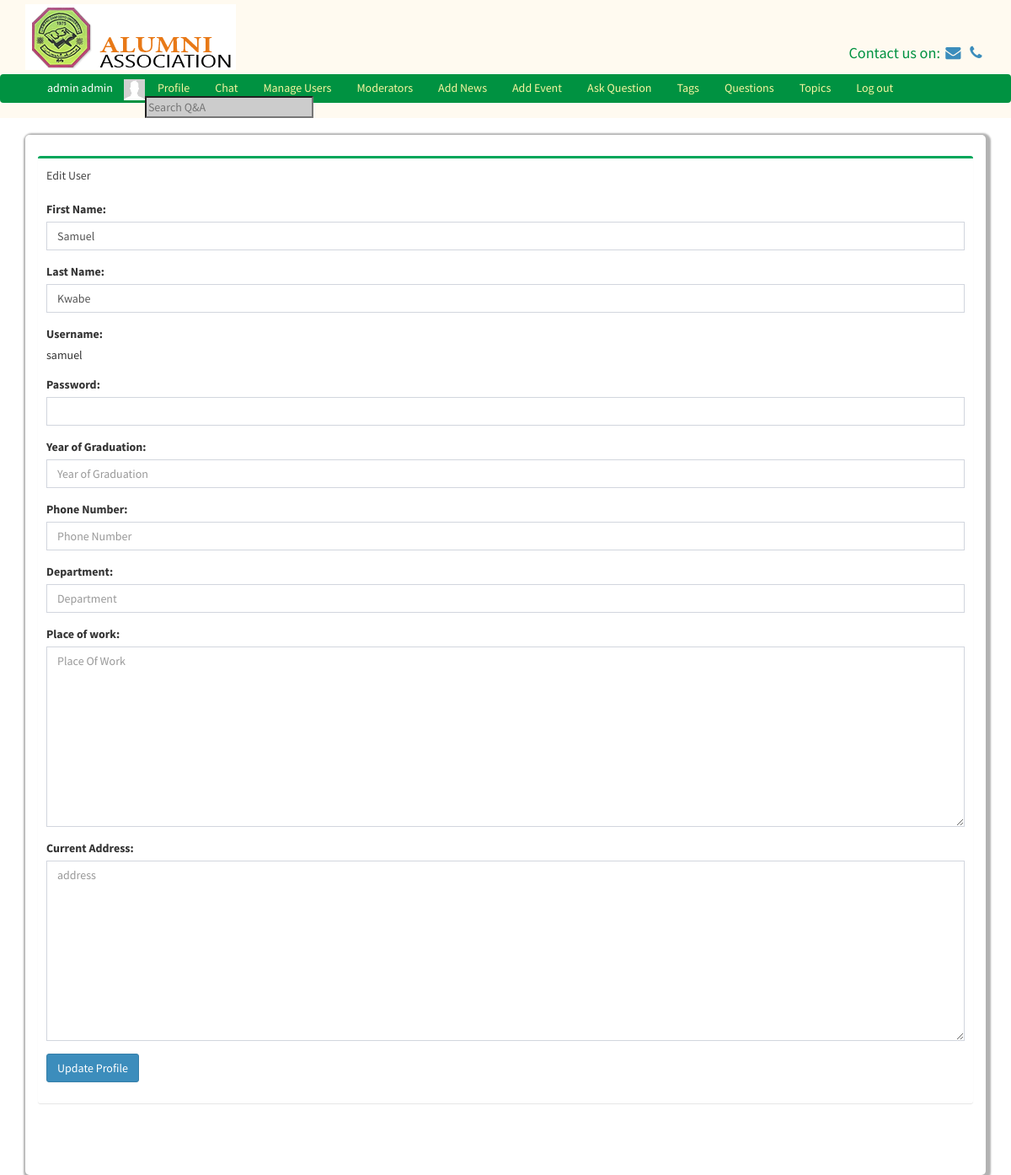
The app's page /edituser.php?id=15 (signed in) with its own data.
### tables this page shows
CREATE TABLE `users` (
  `id` int(11) NOT NULL,
  `first_name` varchar(255) NOT NULL,
  `last_name` varchar(255) NOT NULL,
  `username` varchar(255) NOT NULL,
  `password` varchar(255) NOT NULL,
  `salt` varchar(64) NOT NULL,
  `email` varchar(255) NOT NULL,
  `user_type` int(11) NOT NULL,
  `profile_picture` varchar(1024) NOT NULL,
  `online` int(11) NOT NULL DEFAULT '0',
  `year_of_graduation` varchar(255) DEFAULT NULL,
  `phone_number` varchar(255) DEFAULT NULL,
  `place_of_work` text,
  `department` text,
  `address` text
);

### classes/DB.php (called while the page is built, shortened)
<?php
class DB{
	private static $_instance = null;
	private 	$_pdo,
				$_query,
				$_error = false,
				$_results,
				$_count = 0;
	private function __construct(){
		try {
			$this->_pdo = new PDO('mysql:host='.Config::get('mysql/host').';dbname='.Config::get('mysql/db'), Config::get('mysql/username'), Config::get('mysql/password'));
		}
		catch(PDOException $e){
			die($e->getMessage());
		}
	}
	public static function getInstance()
	{
		if (!isset(self::$_instance))
		{
			self::$_instance = new DB();
		}
		return self::$_instance;
	}
	public function query($sql, $params = [])
	{
		$this->_error = false;
		if($this->_query = $this->_pdo->prepare($sql)){
				$x = 1;
			if (count($params)){
				foreach($params as $param){
					$this->_query->bindValue($x, $param);
					$x++;
				}
			}
				if($this->_query->execute()){
					$this->_results = $this->_query->fetchAll(PDO::FETCH_OBJ);
					$this->_count = $this->_query->rowCount();
				}
				else{
					$this->_error = true;
				}
				}
				return $this;
		}
		public function error(){
			return $this->_error;
		}
		private function action($action, $table, $where = []){
			if (count($where) === 3)
			{
				$operators = ['=','>=','<=','<','>','!='];
					$field = $where[0];
					$operator = $where[1];
					$value = $where[2];
					if(in_array($operator, $operators)){
						$sql = "{$action} FROM {$table} WHERE {$field} {$operator} ?";
						if(!$this->query($sql, [$value])->error())
						{
							return $this;
						}
					}
			}
			return false;
		}
		public function get($table, $where){
			return $this->action('SELECT *', $table, $where);
		}
		public function results()
		{
			return $this->_results;
		}
		public function first(){
			if($this->results()){
			return $this->results()[0];
			}else {
				return false;
			}
		}
		public function counter(){
			return $this->_count;
		}
	}
?>

### classes/Config.php (called while the page is built)
<?php
class Config{
	public static function get($path)
	{
		if($path){
			$config = $GLOBALS['config'];
			$path = explode('/', $path);
			foreach ($path as $bit){
				if(isset($config[$bit])){
					$config = $config[$bit];
				}
			}
			return $config;
		}
		return false;
	}
}
?>

### classes/User.php (called while the page is built, shortened)
<?php
class User
{
	private $_session_name, $_isLoggedIn, $_activeRecord, $_error, $_db, $_online;
	public function __construct($user = null){
		$this->_activeRecord = new ActiveRecord('users');
		$this->_session_name = Config::get('session/session_name');
		if(!$user){
				if(Session::exists($this->_session_name)){
						$user = Session::get($this->_session_name);
						if($this->_activeRecord->find($user))
						{
								$this->_isLoggedIn = true;
						}
				}
		}
		else{
				$this->_activeRecord->find($user);
		}
}
		public function activeRecord(){
			return $this->_activeRecord;
		}
	public function isLoggedIn(){
		return $this->_isLoggedIn;
	}
	public function isAdmin(){
		if($this->_activeRecord->data()->user_type == 1)
		{
			return true;
		}
	}
}
?>

### classes/Session.php (called while the page is built, shortened)
<?php
class Session {
	public static function exists($tokenName)
		{
			return (isset($_SESSION[$tokenName])) ? true: false;
		}
	public static function get($name){
		return $_SESSION[$name];
	}
}
?>

### classes/ActiveRecord.php (called while the page is built, shortened)
<?php
class ActiveRecord{
	private $_db, $_table, $_data;
	public function __construct($tableName){
		$this->_db = DB::getInstance();
		$this->_table = $tableName;
	}
	public function find($user = null){
		if($user){
			$field = (is_numeric($user))? 'id' : 'username';
			$data = $this->_db->get($this->_table, [$field,'=',$user]);
			if($data->counter()){
			$this->_data = $data->first();
				return true;
			}
			else{
				return false;
			}
		}
	}
	public function data()
	{
		return $this->_data;
	}
}
?>

### functions/sanitize.php (called while the page is built, shortened)
<?php
function escape($string)
{
	return htmlentities($string, ENT_QUOTES, 'UTF-8');
}
?>

### classes/Input.php (called while the page is built, shortened)
<?php
class Input
{
	public static function get($item)
	{
		if(isset($_POST[$item]))
		{
			return escape($_POST[$item]);
		}
		elseif (isset($_GET[$item])) {
			return escape($_GET[$item]);
		}
		return '';
	}
}
?>

### edituser.php (the view, shortened to what this page needs)
<?php
$this_user = new User(Input::get('id'));
?>
<body>
<?php
Template::start();
?>
<div class="row">
    <div class="container">
        <div class="content">
            <div class="row">
                <div class="col-md-12">
                        <div class="box box-success">
                            <div class="box-header">
                                Edit User
                            </div>
                            <div class="box-body">
                            <form action="" method="post">
                                <div class="form-group">
                                    <label for="">First Name:</label>
                                    <input type="text" name="first_name" class="form-control" value="<?= $this_user->activeRecord()->data()->first_name ?>">
                                </div>
                                <div class="form-group">
                                    <label for="">Last Name:</label>
                                    <input type="text" name="last_name" class="form-control" value="<?= $this_user->activeRecord()->data()->last_name ?>">
                                </div>
                                <div class="form-group">
                                    <label for="">Username:</label>
                                    <br><?= $this_user->activeRecord()->data()->username ?>
                                </div>
                                <div class="form-group">
                                    <label for="">Password:</label>
                                    <input type="password" name="password" class="form-control" value="">
                                </div>
                                <div class="form-group">
                                    <label for="">Year of Graduation:</label>
                                    <input type="number" name="year_of_graduation" class="form-control" placeholder="Year of Graduation" value="<?= $this_user->activeRecord()->data()->year_of_graduation ?>">
                                </div>
                                <div class="form-group">
                                    <label for="">Phone Number:</label>
                                    <input type="number" name="phone_no" class="form-control" placeholder="Phone Number" value="<?= $this_user->activeRecord()->data()->phone_number ?>">
                                </div>
                                <div class="form-group">
                                    <label for="">Department:</label>
                                    <input type="department" name="department" class="form-control" placeholder="Department" value="<?= $this_user->activeRecord()->data()->department ?>">
                                </div>
                                <div class="form-group">
                                    <label for="">Place of work:</label>
                                    <textarea rows="10" cols="15" name="place_of_work" class="form-control" placeholder="Place Of Work" value=""><?= $this_user->activeRecord()->data()->place_of_work ?></textarea>
                                </div>
                                <div class="form-group">
                                    <label for="">Current Address:</label>
                                    <textarea rows="10" cols="15" name="address" class="form-control" placeholder="address" value=""><?= $this_user->activeRecord()->data()->address ?></textarea>
                                </div>
                                <div class="form-group">
                                    <input type="submit" class="btn btn-primary" value="Update Profile">
                                </div>
                            </form>
                            </div>
                        </div>
                </div>
            </div>
        </div>
    </div>
</div>
</div>
</div>
</body>

### classes/Template.php (shortened to what this page needs)
<?php
class Template
{
    public static function start(){
        $user = new User();
        echo '
        <div style="margin-bottom: 100px">
  <header style="position: fixed; top: 0; width: 100%; z-index: 200; background-color: floralwhite">
  <div class="container">
<div class="row">
    <div style="margin: 5px"></div>
    <div class="col-md-6"><img src="img/logo.png"></div>
    <div class="col-md-6">
        <div style="color: #009241; padding-top:45px; font-size: 1.3em" class="pull-right">Contact us on:
            <a href="mailto:ifo@cjinnovators.com"><i class="fa fa-fw fa-envelope"></i></a>
            <a href="tel:07037350494"><i class="fa fa-fw fa-phone"></i> </a>
        </div>
    </div>
</div>
</div>
<div style="margin: 5px"></div>
<nav class="navbar top-link" style="background-color:#009241; padding-bottom: 0; margin-bottom: 0 ">
    <div class="container-fluid" style="padding-bottom: 0; margin-bottom: 0" >
      ';
        if ($user->isLoggedIn()) {
            echo '
                <div class="chat-box">
                    <div onClick="$(\'.chat-box\').hide()" class="pull-right" style="cursor: pointer;">&times</div>
                    <div class="chatBoxBody">
                    </div>
                </div>
              <ul class="navbar-nav navbar-left top-link-links">
              <li style="color: #ffffff; margin-right: 13px;"> '.$user->activeRecord()->data()->first_name.' '.$user->activeRecord()->data()->last_name.' </li>
              <li><img src="'.$user->activeRecord()->data()->profile_picture.'" height="25px"></li>
          <li><a href="profile.php" class="navbar-link">Profile</a></li>
          <li><a id="chat-btn" style="cursor: pointer;" class="navbar-link">Chat</a></li>';
          if($user->isAdmin()){
         echo'
          <li><a href="manageUsers.php">Manage Users</a></li>
        <li><a href="moderator.php">Moderators</a></li>
        <li><a href="addnews.php">Add News</a></li>
        <li><a href="addevents.php">Add Event</a></li>
            ';
        }if ($user->isModerator()){
                echo '<li ><a href="categories.php">Manage Categories</a></li>';
            }
         echo '
            <li><a href="ask.php">Ask Question</a></li>
            <li><a href="tags.php">Tags</a></li>
            <li><a href="questions.php">Questions</a></li>
            <li><a href="topics.php">Topics</a></li>
          <li><a href="logout.php" class="navbar-link">Log out</a></li>
          <li><input type="text" id="search" class="nav-input" placeholder="Search Q&A"></li>
        </ul>
            ';
        }
        echo '
      </div>
    </nav>
  </header>
</div>
<div class="container">
        <div class="main-content">
<div class="row">
  <div class="container">
    <div class="">
    </div>
  </div>
</div>
        ';
    }
}

### records on screen
users: first_name "admin", last_name "admin", profile_picture (picture)
users: first_name "Samuel", last_name "Kwabe", username "samuel"
